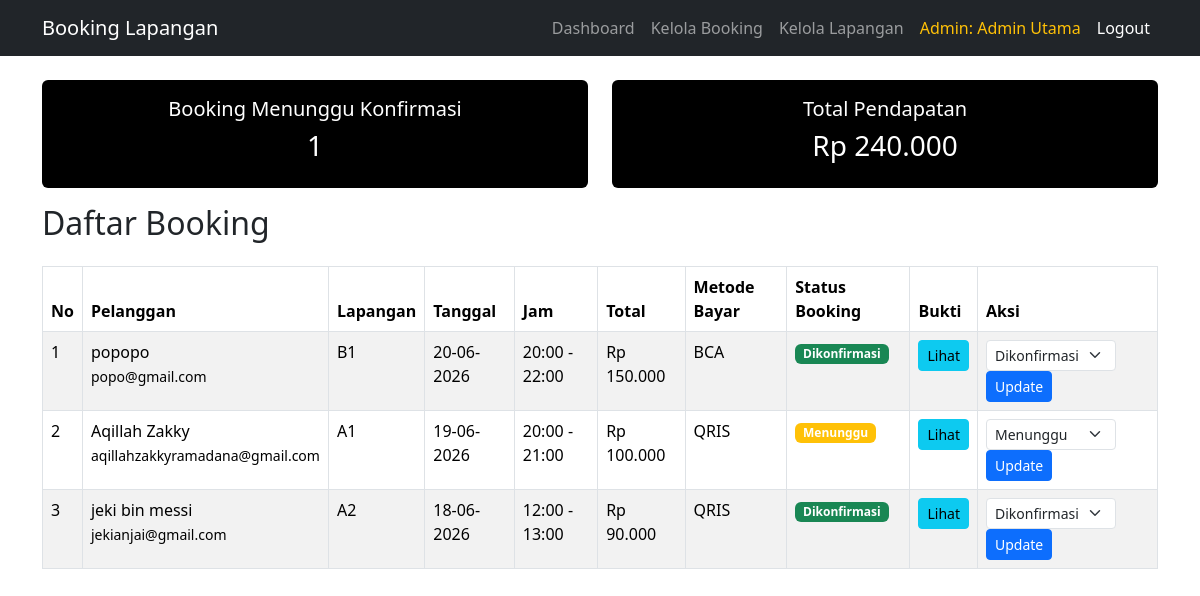
Page /index.php?controller=booking&action=index (signed in) on the committed database.
### tables this page shows
CREATE TABLE `booking` (
  `id` int(15) NOT NULL,
  `id_pelanggan` int(15) NOT NULL,
  `id_lapangan` int(15) NOT NULL,
  `tanggal_sewa` date NOT NULL,
  `jam_mulai` time NOT NULL,
  `jam_selesai` time NOT NULL,
  `total_biaya` decimal(15,2) DEFAULT NULL,
  `status_booking` tinyint(4) DEFAULT 1 COMMENT '1=Menunggu, 2=Dikonfirmasi, 3=Dibatalkan'
);

CREATE TABLE `pelanggan` (
  `id` int(15) NOT NULL,
  `nama_pelanggan` varchar(255) NOT NULL,
  `email_pelanggan` varchar(255) NOT NULL,
  `no_telp_pelanggan` varchar(20) NOT NULL
);

CREATE TABLE `lapangan` (
  `id` int(15) NOT NULL,
  `nama_lapangan` varchar(100) NOT NULL,
  `jenis_lapangan` tinyint(4) NOT NULL COMMENT '1=Badminton, 2=Futsal',
  `harga_per_jam` decimal(15,2) NOT NULL,
  `status_lapangan` tinyint(4) DEFAULT 1 COMMENT '1=Tersedia, 0=Tidak Tersedia'
);

### controllers/BookingController.php (called while the page is built, shortened)
<?php
require_once 'models/BookingModel.php';
class BookingController {
    private $bookingModel;
    public function __construct() {
        $this->bookingModel = new BookingModel();
    }
    public function index() {
        $bookings = $this->bookingModel->getAllBookingsForAdmin();
        $jumlahMenunggu = $this->bookingModel->getJumlahBookingMenunggu();
        $totalPendapatan = $this->bookingModel->getTotalPendapatanLunas();
        include 'views/booking/index.php';
    }
}
?>

### models/BookingModel.php (called while the page is built, shortened)
<?php
require_once 'config/database.php';
class BookingModel {
    private $conn;
    public function __construct() {
        $database = new Database();
        $this->conn = $database->getConnection();
    }
   public function getAllBookingsForAdmin() {
    $query = "SELECT b.*,
                     l.nama_lapangan, l.harga_per_jam,
                     p.bukti_transfer, p.metode_bayar, p.tanggal_bayar,
                     pel.nama_pelanggan, pel.email_pelanggan, pel.no_telp_pelanggan
              FROM booking b
              INNER JOIN lapangan l ON b.id_lapangan = l.id
              INNER JOIN pelanggan pel ON b.id_pelanggan = pel.id
              LEFT JOIN pembayaran p ON b.id = p.id_booking
              ORDER BY b.tanggal_sewa DESC, b.jam_mulai ASC";
    $stmt = $this->conn->prepare($query);
    $stmt->execute();
    return $stmt->fetchAll(PDO::FETCH_ASSOC);
}
    public function getJumlahBookingMenunggu() {
        $query = "SELECT COUNT(*) as total FROM booking WHERE status_booking = 1";
        $stmt = $this->conn->prepare($query);
        $stmt->execute();
        return $stmt->fetch(PDO::FETCH_ASSOC)['total'];
    }
    public function getTotalPendapatanLunas() {
        $query = "SELECT SUM(CAST(total_biaya AS DECIMAL(15,2))) as total FROM booking WHERE status_booking = 2";
        $stmt = $this->conn->prepare($query);
        $stmt->execute();
        $result = $stmt->fetch(PDO::FETCH_ASSOC);
        return $result['total'] ? $result['total'] : 0;
    }
}

### config/database.php (called while the page is built, shortened)
<?php
class Database {
    private $host = "localhost";
    private $dbname = "booking_lapangan";
    private $username = "root";
    private $password = "";
    public function getConnection() {
        $this->conn = null;
        try {
            $this->conn = new PDO("mysql:host=" . $this->host . ";dbname=" . $this->dbname, $this->username, $this->password);
            $this->conn->setAttribute(PDO::ATTR_ERRMODE, PDO::ERRMODE_EXCEPTION);
        } catch(PDOException $e) {
            echo "Koneksi gagal: " . $e->getMessage();
        }
        return $this->conn;
    }
}

### views/booking/index.php (the view, shortened to what this page needs)
<?php include 'views/templates/header.php'; ?>
<?php if (!isset($_SESSION['admin_logged_in'])): ?>
    <div class="alert alert-danger">Anda harus login sebagai admin.</div>
<?php else: ?>
<div class="row mb-3">
    <div class="col-md-6">
        <div class="card text-white bg-black">
            <div class="card-body text-center">
                <h5>Booking Menunggu Konfirmasi</h5>
                <h3><?= $jumlahMenunggu ?></h3>
            </div>
        </div>
    </div>
    <div class="col-md-6">
        <div class="card text-white bg-black">
            <div class="card-body text-center">
                <h5>Total Pendapatan </h5>
                <h3>Rp <?= number_format($totalPendapatan,0,',','.') ?></h3>
            </div>
        </div>
    </div>
</div>
<div class="d-flex justify-content-between align-items-center mb-3">
    <h2>Daftar Booking</h2>
</div>
<table class="table table-bordered table-striped">
    <thead>
        <tr>
            <th>No</th><th>Pelanggan</th><th>Lapangan</th><th>Tanggal</th><th>Jam</th><th>Total</th><th>Metode Bayar</th>
            <th>Status Booking</th><th>Bukti</th><th>Aksi</th>
        </tr>
    </thead>
    <tbody>
        <?php $no = 1; ?>
        <?php foreach($bookings as $b): ?>
        <tr>
            <td><?= $no++ ?></td>
            <td><?= htmlspecialchars($b['nama_pelanggan']) ?><br><small><?= $b['email_pelanggan'] ?></small></td>
            <td><?= htmlspecialchars($b['nama_lapangan']) ?></td>
            <td><?= date('d-m-Y', strtotime($b['tanggal_sewa'])) ?></td>
            <td><?= substr($b['jam_mulai'],0,5) ?> - <?= substr($b['jam_selesai'],0,5) ?></td>
            <td>Rp <?= number_format($b['total_biaya'],0,',','.') ?></td>
            <td><?= ($b['metode_bayar'] ?? 0) == 1 ? 'BCA' : (($b['metode_bayar'] ?? 0) == 2 ? 'QRIS' : '-') ?></td>
            <td>
                <?php
$status = (int)$b['status_booking'];
if ($status === 1) {
    echo '<span class="badge bg-warning">Menunggu</span>';
} elseif ($status === 2) {
    echo '<span class="badge bg-success">Dikonfirmasi</span>';
} elseif ($status === 3) {
    echo '<span class="badge bg-danger">Batal</span>';
} else {
    echo '<span class="badge bg-secondary">Unknown (' . $status . ')</span>';
}
?>
            </td>
            <td>
                <?php if($b['bukti_transfer']): ?>
                    <a href="uploads/<?= $b['bukti_transfer'] ?>" target="_blank" class="btn btn-sm btn-info">Lihat</a>
                <?php else: ?>
                    -
                <?php endif; ?>
            </td>
            <td>
                <form action="index.php?controller=booking&action=updateStatus" method="POST" class="d-inline">
                    <select name="status_booking" class="form-select form-select-sm d-inline w-auto">
                        <option value="1" <?= $b['status_booking']==1?'selected':'' ?>>Menunggu</option>
                        <option value="2" <?= $b['status_booking']==2?'selected':'' ?>>Dikonfirmasi</option>
                    </select>
                    <button type="submit" class="btn btn-sm btn-primary">Update</button>
                </form>
            </td>
        </tr>
        <?php endforeach; ?>
    </tbody>
</table>
<?php endif; ?>
<?php include 'views/templates/footer.php'; ?>

### rows in the picture
booking: id_pelanggan.nama_pelanggan "popopo", id_pelanggan.email_pelanggan "popo@gmail.com", id_lapangan.nama_lapangan "B1", tanggal_sewa "20-06-2026", jam_mulai "20:00", jam_selesai "22:00", total_biaya "150.000", shows "BCA", shows "Dikonfirmasi", status_booking "Dikonfirmasi"
booking: id_pelanggan.nama_pelanggan "Aqillah Zakky", id_pelanggan.email_pelanggan "aqillahzakkyramadana@gmail.com", id_lapangan.nama_lapangan "A1", tanggal_sewa "19-06-2026", jam_mulai "20:00", jam_selesai "21:00", total_biaya "100.000", shows "QRIS", shows "Menunggu", status_booking "Menunggu"
booking: id_pelanggan.nama_pelanggan "jeki bin messi", id_pelanggan.email_pelanggan "jekianjai@gmail.com", id_lapangan.nama_lapangan "A2", tanggal_sewa "18-06-2026", jam_mulai "12:00", jam_selesai "13:00", total_biaya "90.000", shows "QRIS", shows "Dikonfirmasi", status_booking "Dikonfirmasi"

### other values in the picture
$_SESSION['admin_nama'] "Admin Utama"
$jumlahMenunggu "1"
$totalPendapatan "240.000"
